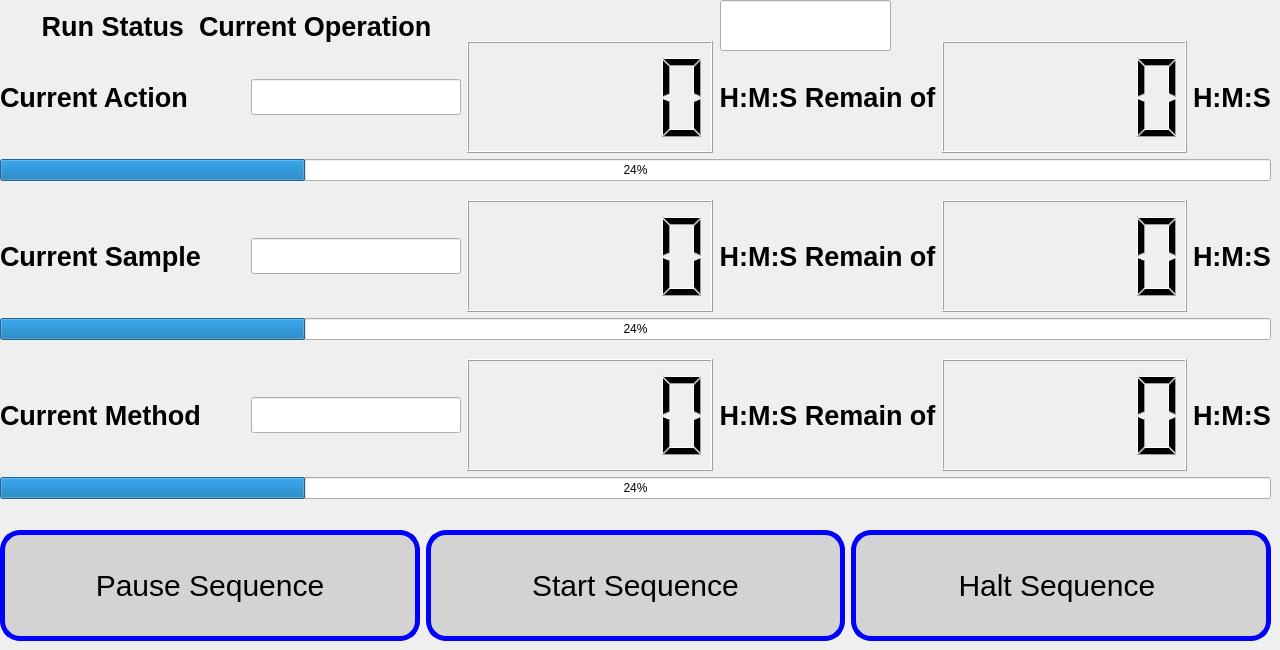
    <widget class="QWidget" name="SequenceRun">
     <property name="minimumSize">
      <size>
       <width>637</width>
       <height>0</height>
      </size>
     </property>
     <attribute name="title">
      <string>Sequence Run</string>
     </attribute>
     <widget class="QLabel" name="label_RunStat">
      <property name="geometry">
       <rect>
        <x>1</x>
        <y>1</y>
        <width>471</width>
        <height>51</height>
       </rect>
      </property>
      <property name="font">
       <font>
        <pointsize>20</pointsize>
        <weight>75</weight>
        <bold>true</bold>
       </font>
      </property>
      <property name="text">
       <string>Run Status  Current Operation</string>
      </property>
      <property name="alignment">
       <set>Qt::AlignCenter</set>
      </property>
     </widget>
     <widget class="QWidget" name="layoutWidget">
      <property name="geometry">
       <rect>
        <x>0</x>
        <y>530</y>
        <width>1271</width>
        <height>111</height>
       </rect>
      </property>
      <layout class="QHBoxLayout" name="horizontalLayout_CtlButtons">
       <property name="spacing">
        <number>6</number>
       </property>
       <item>
        <widget class="QPushButton" name="pauseButton">
         <property name="sizePolicy">
          <sizepolicy hsizetype="Minimum" vsizetype="Minimum">
           <horstretch>0</horstretch>
           <verstretch>0</verstretch>
          </sizepolicy>
         </property>
         <property name="palette">
          <palette>
           <active>
            <colorrole role="Button">
             <brush brushstyle="SolidPattern">
              <color alpha="255">
               <red>211</red>
               <green>211</green>
               <blue>211</blue>
              </color>
             </brush>
            </colorrole>
            <colorrole role="Text">
             <brush brushstyle="SolidPattern">
              <color alpha="255">
               <red>11</red>
               <green>15</green>
               <blue>246</blue>
              </color>
             </brush>
            </colorrole>
            <colorrole role="Base">
             <brush brushstyle="SolidPattern">
              <color alpha="255">
               <red>211</red>
               <green>211</green>
               <blue>211</blue>
              </color>
             </brush>
            </colorrole>
            <colorrole role="Window">
             <brush brushstyle="SolidPattern">
              <color alpha="255">
               <red>211</red>
               <green>211</green>
               <blue>211</blue>
              </color>
             </brush>
            </colorrole>
           </active>
           <inactive>
            <colorrole role="Button">
             <brush brushstyle="SolidPattern">
              <color alpha="255">
               <red>211</red>
               <green>211</green>
               <blue>211</blue>
              </color>
             </brush>
            </colorrole>
            <colorrole role="Text">
             <brush brushstyle="SolidPattern">
              <color alpha="255">
               <red>11</red>
               <green>15</green>
               <blue>246</blue>
              </color>
             </brush>
            </colorrole>
            <colorrole role="Base">
             <brush brushstyle="SolidPattern">
              <color alpha="255">
               <red>211</red>
               <green>211</green>
               <blue>211</blue>
              </color>
             </brush>
            </colorrole>
            <colorrole role="Window">
             <brush brushstyle="SolidPattern">
              <color alpha="255">
               <red>211</red>
               <green>211</green>
               <blue>211</blue>
              </color>
             </brush>
            </colorrole>
           </inactive>
           <disabled>
            <colorrole role="Button">
             <brush brushstyle="SolidPattern">
              <color alpha="255">
               <red>211</red>
               <green>211</green>
               <blue>211</blue>
              </color>
             </brush>
            </colorrole>
            <colorrole role="Text">
             <brush brushstyle="SolidPattern">
              <color alpha="255">
               <red>118</red>
               <green>118</green>
               <blue>117</blue>
              </color>
             </brush>
            </colorrole>
            <colorrole role="Base">
             <brush brushstyle="SolidPattern">
              <color alpha="255">
               <red>211</red>
               <green>211</green>
               <blue>211</blue>
              </color>
             </brush>
            </colorrole>
            <colorrole role="Window">
             <brush brushstyle="SolidPattern">
              <color alpha="255">
               <red>211</red>
               <green>211</green>
               <blue>211</blue>
              </color>
             </brush>
            </colorrole>
           </disabled>
          </palette>
         </property>
         <property name="font">
          <font>
           <pointsize>-1</pointsize>
          </font>
         </property>
         <property name="styleSheet">
          <string notr="true">QPushButton { border: 5px solid blue; border-radius: 20px; font-size: 30px; background-color:lightGray ;}</string>
         </property>
         <property name="text">
          <string>Pause Sequence</string>
         </property>
        </widget>
       </item>
       <item>
        <widget class="QPushButton" name="startButton">
         <property name="sizePolicy">
          <sizepolicy hsizetype="Minimum" vsizetype="Minimum">
           <horstretch>0</horstretch>
           <verstretch>0</verstretch>
          </sizepolicy>
         </property>
         <property name="font">
          <font>
           <pointsize>-1</pointsize>
          </font>
         </property>
         <property name="autoFillBackground">
          <bool>false</bool>
         </property>
         <property name="styleSheet">
          <string notr="true">QPushButton { border: 5px solid blue; border-radius: 20px; font-size: 30px; background-color:lightGray ;}</string>
         </property>
         <property name="text">
          <string>Start Sequence</string>
         </property>
        </widget>
       </item>
       <item>
        <widget class="QPushButton" name="stopButton">
         <property name="sizePolicy">
          <sizepolicy hsizetype="Minimum" vsizetype="Minimum">
           <horstretch>0</horstretch>
           <verstretch>0</verstretch>
          </sizepolicy>
         </property>
         <property name="font">
          <font>
           <pointsize>-1</pointsize>
          </font>
         </property>
         <property name="styleSheet">
          <string notr="true">QPushButton { border: 5px solid blue; border-radius: 20px; font-size: 30px; background-color:lightGray ;}</string>
         </property>
         <property name="text">
          <string>Halt Sequence </string>
         </property>
        </widget>
       </item>
      </layout>
     </widget>
     <widget class="QWidget" name="layoutWidget">
      <property name="geometry">
       <rect>
        <x>0</x>
        <y>28</y>
        <width>1271</width>
        <height>471</height>
       </rect>
      </property>
      <layout class="QVBoxLayout" name="verticalLayout_TimeTracker">
       <item>
        <layout class="QVBoxLayout" name="verticalLayout_CurrentAct">
         <item>
          <spacer name="horizontalSpacer_CurrAct">
           <property name="orientation">
            <enum>Qt::Horizontal</enum>
           </property>
           <property name="sizeHint" stdset="0">
            <size>
             <width>40</width>
             <height>13</height>
            </size>
           </property>
          </spacer>
         </item>
         <item>
          <layout class="QHBoxLayout" name="horizontalLayout_CurrentActNum">
           <item>
            <widget class="QLabel" name="label_CurrAct">
             <property name="sizePolicy">
              <sizepolicy hsizetype="Preferred" vsizetype="Preferred">
               <horstretch>1</horstretch>
               <verstretch>0</verstretch>
              </sizepolicy>
             </property>
             <property name="font">
              <font>
               <pointsize>20</pointsize>
               <weight>75</weight>
               <bold>true</bold>
              </font>
             </property>
             <property name="text">
              <string>Current Action</string>
             </property>
            </widget>
           </item>
           <item>
            <widget class="QLineEdit" name="currentAction">
             <property name="font">
              <font>
               <pointsize>18</pointsize>
              </font>
             </property>
            </widget>
           </item>
           <item>
            <widget class="QLCDNumber" name="timeActionRemaining">
             <property name="sizePolicy">
              <sizepolicy hsizetype="Minimum" vsizetype="Minimum">
               <horstretch>1</horstretch>
               <verstretch>0</verstretch>
              </sizepolicy>
             </property>
             <property name="font">
              <font>
               <weight>75</weight>
               <bold>true</bold>
              </font>
             </property>
             <property name="digitCount">
              <number>5</number>
             </property>
             <property name="value" stdset="0">
              <double>0.000000000000000</double>
             </property>
            </widget>
           </item>
           <item>
            <widget class="QLabel" name="label_CurrActHMSRem">
             <property name="font">
              <font>
               <pointsize>20</pointsize>
               <weight>75</weight>
               <bold>true</bold>
              </font>
             </property>
             <property name="text">
              <string>H:M:S Remain of</string>
             </property>
             <property name="alignment">
              <set>Qt::AlignCenter</set>
             </property>
            </widget>
           </item>
           <item>
            <widget class="QLCDNumber" name="timeActionTotal">
             <property name="sizePolicy">
              <sizepolicy hsizetype="Minimum" vsizetype="Minimum">
               <horstretch>1</horstretch>
               <verstretch>0</verstretch>
              </sizepolicy>
             </property>
             <property name="font">
              <font>
               <weight>75</weight>
               <bold>true</bold>
              </font>
             </property>
            </widget>
           </item>
           <item>
            <widget class="QLabel" name="label_CurrActHMS">
             <property name="font">
              <font>
               <pointsize>20</pointsize>
               <weight>75</weight>
               <bold>true</bold>
              </font>
             </property>
             <property name="text">
              <string>H:M:S</string>
             </property>
            </widget>
           </item>
          </layout>
         </item>
         <item>
          <widget class="QProgressBar" name="progressBarAction">
           <property name="value">
            <number>24</number>
           </property>
          </widget>
         </item>
        </layout>
       </item>
       <item>
        <layout class="QVBoxLayout" name="verticalLayout_CurrStep">
         <item>
          <spacer name="verticalSpacer_CurrStep">
           <property name="orientation">
            <enum>Qt::Horizontal</enum>
           </property>
           <property name="sizeType">
            <enum>QSizePolicy::Minimum</enum>
           </property>
           <property name="sizeHint" stdset="0">
            <size>
             <width>616</width>
             <height>13</height>
            </size>
           </property>
          </spacer>
         </item>
         <item>
          <layout class="QHBoxLayout" name="horizontalLayout_CurrStepNum">
           <item>
            <widget class="QLabel" name="label_3">
             <property name="sizePolicy">
              <sizepolicy hsizetype="Preferred" vsizetype="Preferred">
               <horstretch>1</horstretch>
               <verstretch>0</verstretch>
              </sizepolicy>
             </property>
             <property name="font">
              <font>
               <pointsize>20</pointsize>
               <weight>75</weight>
               <bold>true</bold>
              </font>
             </property>
             <property name="text">
              <string>Current Sample</string>
             </property>
            </widget>
           </item>
           <item>
            <widget class="QLineEdit" name="currentStep">
             <property name="font">
              <font>
               <pointsize>18</pointsize>
              </font>
             </property>
            </widget>
           </item>
           <item>
            <widget class="QLCDNumber" name="timeStepRemaining">
             <property name="sizePolicy">
              <sizepolicy hsizetype="Minimum" vsizetype="Minimum">
               <horstretch>1</horstretch>
               <verstretch>0</verstretch>
              </sizepolicy>
             </property>
             <property name="font">
              <font>
               <weight>75</weight>
               <bold>true</bold>
              </font>
             </property>
            </widget>
           </item>
           <item>
            <widget class="QLabel" name="label_CurrStepHMSRem">
             <property name="font">
              <font>
               <pointsize>20</pointsize>
               <weight>75</weight>
               <bold>true</bold>
              </font>
             </property>
             <property name="text">
              <string>H:M:S Remain of</string>
             </property>
             <property name="alignment">
              <set>Qt::AlignCenter</set>
             </property>
            </widget>
           </item>
           <item>
            <widget class="QLCDNumber" name="timeStepTotal">
             <property name="sizePolicy">
              <sizepolicy hsizetype="Minimum" vsizetype="Minimum">
               <horstretch>1</horstretch>
               <verstretch>0</verstretch>
              </sizepolicy>
             </property>
             <property name="font">
              <font>
               <weight>75</weight>
               <bold>true</bold>
              </font>
             </property>
            </widget>
           </item>
           <item>
            <widget class="QLabel" name="label_17">
             <property name="font">
              <font>
               <pointsize>20</pointsize>
               <weight>75</weight>
               <bold>true</bold>
              </font>
             </property>
             <property name="text">
              <string>H:M:S</string>
             </property>
            </widget>
           </item>
          </layout>
         </item>
         <item>
          <widget class="QProgressBar" name="progressBarStep">
           <property name="value">
            <number>24</number>
           </property>
          </widget>
         </item>
        </layout>
       </item>
       <item>
        <layout class="QVBoxLayout" name="verticalLayout_CurrRun">
         <item>
          <spacer name="verticalSpacer_CurrRun">
           <property name="orientation">
            <enum>Qt::Horizontal</enum>
           </property>
           <property name="sizeType">
            <enum>QSizePolicy::Minimum</enum>
           </property>
           <property name="sizeHint" stdset="0">
            <size>
             <width>616</width>
             <height>13</height>
            </size>
           </property>
          </spacer>
         </item>
         <item>
          <layout class="QHBoxLayout" name="horizontalLayout_CurrRunNum">
           <item>
            <widget class="QLabel" name="label_CurrRun">
             <property name="sizePolicy">
              <sizepolicy hsizetype="Preferred" vsizetype="Preferred">
               <horstretch>1</horstretch>
               <verstretch>0</verstretch>
              </sizepolicy>
             </property>
             <property name="font">
              <font>
               <pointsize>20</pointsize>
               <weight>75</weight>
               <bold>true</bold>
              </font>
             </property>
             <property name="text">
              <string>Current Method</string>
             </property>
            </widget>
           </item>
           <item>
            <widget class="QLineEdit" name="currentRun">
             <property name="font">
              <font>
               <pointsize>18</pointsize>
              </font>
             </property>
            </widget>
           </item>
           <item>
            <widget class="QLCDNumber" name="timeRunRemaining">
             <property name="sizePolicy">
              <sizepolicy hsizetype="Minimum" vsizetype="Minimum">
               <horstretch>1</horstretch>
               <verstretch>0</verstretch>
              </sizepolicy>
             </property>
             <property name="font">
              <font>
               <weight>75</weight>
               <bold>true</bold>
              </font>
             </property>
            </widget>
           </item>
           <item>
            <widget class="QLabel" name="label_CurrRunHMSRem">
             <property name="font">
              <font>
               <pointsize>20</pointsize>
               <weight>75</weight>
               <bold>true</bold>
              </font>
             </property>
             <property name="text">
              <string>H:M:S Remain of</string>
             </property>
             <property name="alignment">
              <set>Qt::AlignCenter</set>
             </property>
            </widget>
           </item>
           <item>
            <widget class="QLCDNumber" name="timeRunTotal">
             <property name="sizePolicy">
              <sizepolicy hsizetype="Minimum" vsizetype="Minimum">
               <horstretch>1</horstretch>
               <verstretch>0</verstretch>
              </sizepolicy>
             </property>
             <property name="font">
              <font>
               <family>Cantarell</family>
               <weight>75</weight>
               <bold>true</bold>
              </font>
             </property>
            </widget>
           </item>
           <item>
            <widget class="QLabel" name="label_CurrRunHMS">
             <property name="font">
              <font>
               <pointsize>20</pointsize>
               <weight>75</weight>
               <bold>true</bold>
              </font>
             </property>
             <property name="text">
              <string>H:M:S</string>
             </property>
            </widget>
           </item>
          </layout>
         </item>
         <item>
          <widget class="QProgressBar" name="progressBarRun">
           <property name="value">
            <number>24</number>
           </property>
          </widget>
         </item>
        </layout>
       </item>
      </layout>
     </widget>
     <widget class="QLineEdit" name="pumpStat">
      <property name="geometry">
       <rect>
        <x>720</x>
        <y>0</y>
        <width>171</width>
        <height>51</height>
       </rect>
      </property>
      <property name="font">
       <font>
        <pointsize>16</pointsize>
        <weight>75</weight>
        <bold>true</bold>
       </font>
      </property>
     </widget>
    </widget>
